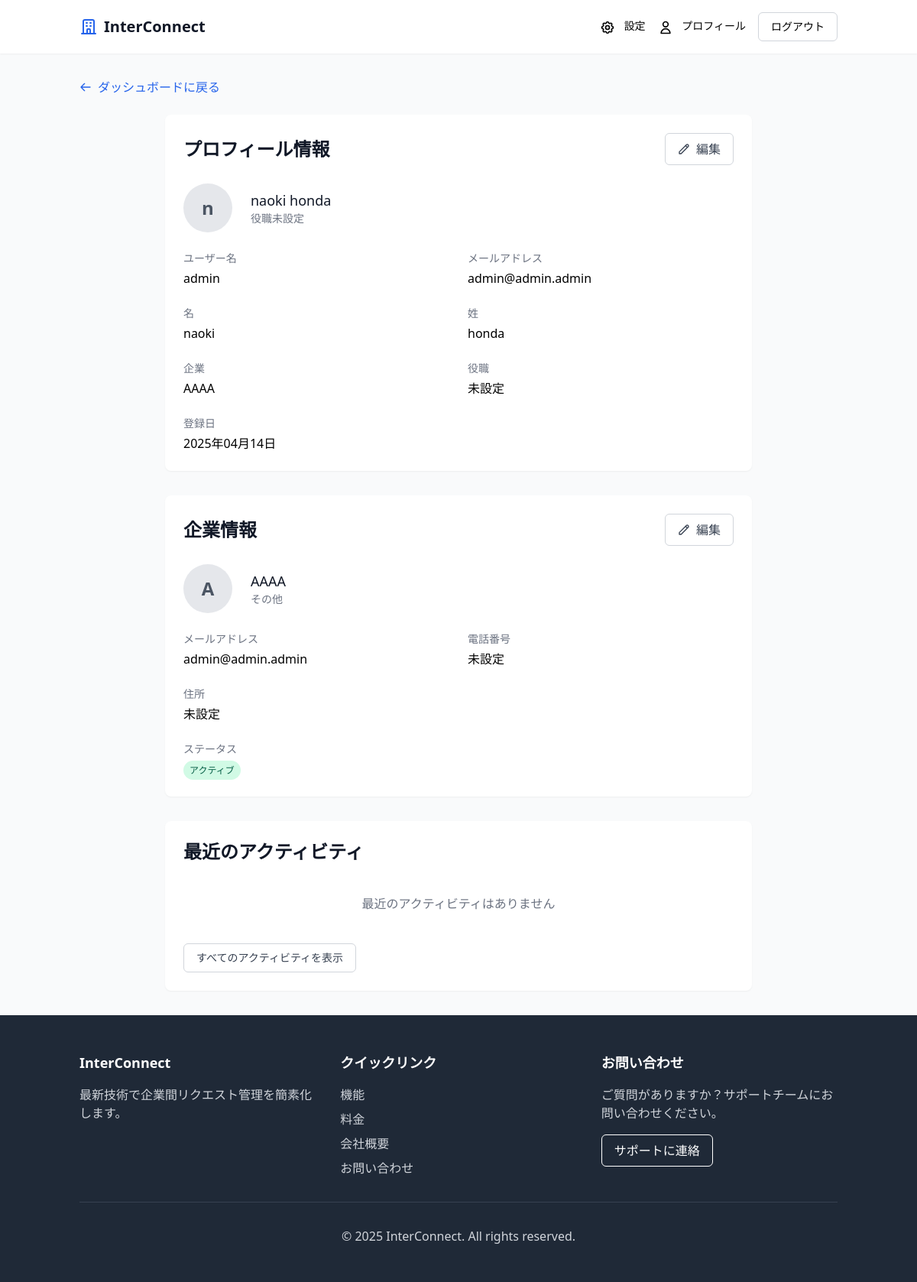
Page /profile/ (signed in) on the earlier database version.
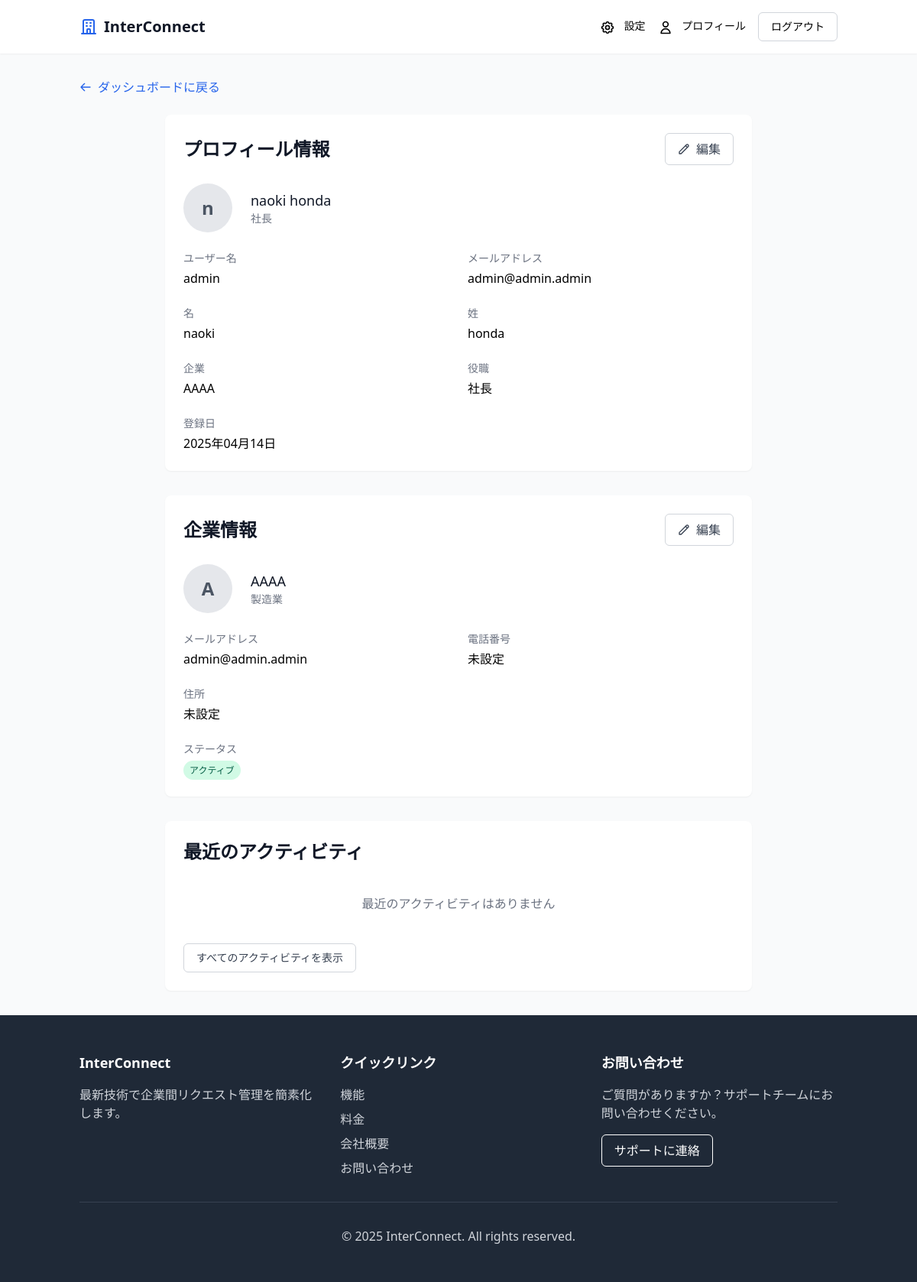
Same page on the later database version.
### core/models.py (models this page shows, shortened)
class User(AbstractUser):
    company = models.ForeignKey('Company', on_delete=models.CASCADE, related_name='employees', null=True)
    role = models.CharField(max_length=100, blank=True)

class Company(models.Model):
    name = models.CharField(max_length=100)
    industry = models.CharField(max_length=100)
    email = models.EmailField()
    phone = models.CharField(max_length=20, blank=True)
    address = models.TextField(blank=True)
    status = models.CharField(max_length=20, choices=(
        ('active', 'アクティブ'),
        ('inactive', '非アクティブ'),
        ('pending', '保留中'),
    ), default='active')
    created_at = models.DateTimeField(auto_now_add=True)
    updated_at = models.DateTimeField(auto_now=True)

### core/views.py (the view)
# urls.py: path('profile/', views.profile, name='profile'),
@login_required
def profile(request):
    if request.method == 'POST':
        form = UserProfileForm(request.POST, instance=request.user)
        if form.is_valid():
            form.save()
            messages.success(request, "プロフィールが更新されました。")
            return redirect('profile')
    else:
        form = UserProfileForm(instance=request.user)
    context = {
        'form': form,
    }
    return render(request, 'users/profile.html', context)

### core/templates/users/profile.html (shortened to what the changed rows need)
{% extends 'base.html' %}
{% block content %}
<div class="max-w-3xl mx-auto">
    <div class="bg-white rounded-lg shadow-sm p-6 mb-8">
        <div class="flex flex-col sm:flex-row sm:justify-between sm:items-center mb-6">
            <h2 class="text-2xl font-bold text-gray-900">プロフィール情報</h2>
        </div>
        <div id="profile-view" class="space-y-6">
            <div class="flex items-center">
                <div class="w-16 h-16 rounded-full bg-gray-200 flex items-center justify-center text-gray-600 text-2xl font-semibold">
                    {{ user.first_name.0|default:user.username.0 }}
                </div>
                <div class="ml-6">
                    <h3 class="text-lg font-medium text-gray-900">{{ user.get_full_name|default:user.username }}</h3>
                    <p class="text-sm text-gray-500">{{ user.role|default:"役職未設定" }}</p>
                </div>
            </div>
            <div class="grid grid-cols-1 md:grid-cols-2 gap-6">
                <div>
                    <p class="text-sm font-medium text-gray-500 mb-1">ユーザー名</p>
                    <p class="text-base">{{ user.username }}</p>
                </div>
                <div>
                    <p class="text-sm font-medium text-gray-500 mb-1">メールアドレス</p>
                    <p class="text-base">{{ user.email }}</p>
                </div>
                <div>
                    <p class="text-sm font-medium text-gray-500 mb-1">名</p>
                    <p class="text-base">{{ user.first_name|default:"未設定" }}</p>
                </div>
                <div>
                    <p class="text-sm font-medium text-gray-500 mb-1">姓</p>
                    <p class="text-base">{{ user.last_name|default:"未設定" }}</p>
                </div>
                <div>
                    <p class="text-sm font-medium text-gray-500 mb-1">企業</p>
                    <p class="text-base">{{ user.company.name|default:"未設定" }}</p>
                </div>
                <div>
                    <p class="text-sm font-medium text-gray-500 mb-1">役職</p>
                    <p class="text-base">{{ user.role|default:"未設定" }}</p>
                </div>
            </div>
            <div>
                <p class="text-sm font-medium text-gray-500 mb-1">登録日</p>
                <p class="text-base">{{ user.date_joined|date:"Y年m月d日" }}</p>
            </div>
        </div>
    </div>
    <div class="bg-white rounded-lg shadow-sm p-6 mb-8">
        <div class="flex flex-col sm:flex-row sm:justify-between sm:items-center mb-6">
            <h2 class="text-2xl font-bold text-gray-900">企業情報</h2>
        </div>
        <div class="space-y-6">
            <div class="flex items-center">
                <div class="w-16 h-16 rounded-full bg-gray-200 flex items-center justify-center text-gray-600 text-2xl font-semibold">
                    {{ user.company.name.0 }}
                </div>
                <div class="ml-6">
                    <h3 class="text-lg font-medium text-gray-900">{{ user.company.name }}</h3>
                    <p class="text-sm text-gray-500">{{ user.company.industry }}</p>
                </div>
            </div>
            <div class="grid grid-cols-1 md:grid-cols-2 gap-6">
                <div>
                    <p class="text-sm font-medium text-gray-500 mb-1">メールアドレス</p>
                    <p class="text-base">{{ user.company.email }}</p>
                </div>
                <div>
                    <p class="text-sm font-medium text-gray-500 mb-1">電話番号</p>
                    <p class="text-base">{{ user.company.phone|default:"未設定" }}</p>
                </div>
            </div>
            <div>
                <p class="text-sm font-medium text-gray-500 mb-1">住所</p>
                <p class="text-base">{{ user.company.address|default:"未設定" }}</p>
            </div>
        </div>
    </div>
    <div class="bg-white rounded-lg shadow-sm p-6">
        <h2 class="text-2xl font-bold text-gray-900 mb-6">最近のアクティビティ</h2>
    </div>
</div>
{% endblock %}

Differences in the rows shown:
changed User "naoki honda": role "役職未設定" → "社長"; role "未設定" → "社長"; company.industry "その他" → "製造業"
